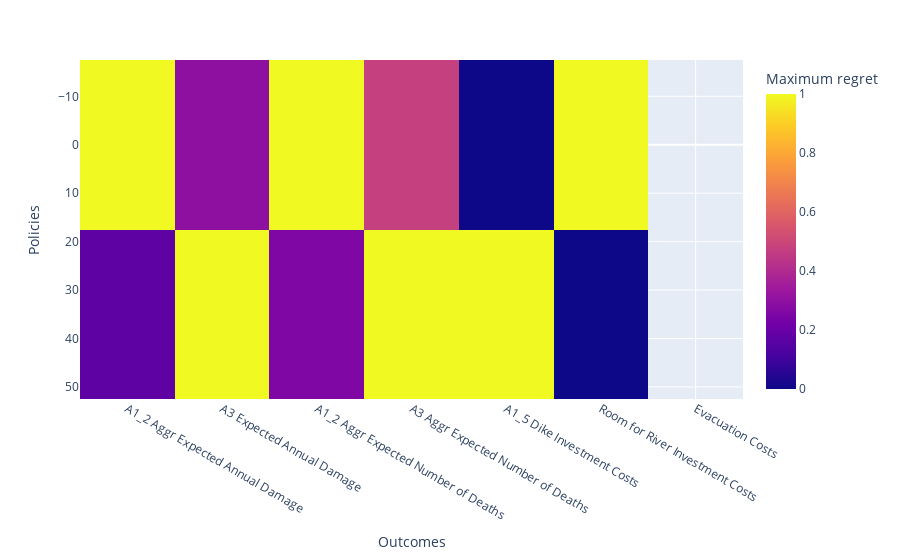

Notebook cell for this chart:
### Code cell
fig = px.imshow(max_regret/max_regret.max(), labels=dict(x="Outcomes", y = "Policies", color = "Maximum regret"))
fig.show()

### Figure 1 — Plotly figure (JSON) as saved in the notebook; plotly's stock layout.template omitted (floating-point values rounded to 4 significant figures)
{"data": [{"coloraxis": "coloraxis", "hovertemplate": "Outcomes: %{x}<br>Policies: %{y}<br>Maximum regret: %{z}<extra></extra>", "name": "0", "type": "heatmap", "x": ["A1_2 Aggr Expected Annual Damage", "A3 Expected Annual Damage", "A1_2 Aggr Expected Number of Deaths", "A3 Aggr Expected Number of Deaths", "A1_5 Dike Investment Costs", "Room for River Investment Costs", "Evacuation Costs"], "xaxis": "x", "y": [0, 35], "yaxis": "y", "z": [[1, 0.2962, 1, 0.4771, 0, 1, null], [0.171, 1, 0.2567, 1, 1, 0, null]]}], "layout": {"coloraxis": {"colorbar": {"title": {"text": "Maximum regret"}}, "colorscale": [[0, "#0d0887"], [0.1111, "#46039f"], [0.2222, "#7201a8"], [0.3333, "#9c179e"], [0.4444, "#bd3786"], [0.5556, "#d8576b"], [0.6667, "#ed7953"], [0.7778, "#fb9f3a"], [0.8889, "#fdca26"], [1, "#f0f921"]]}, "margin": {"t": 60}, "xaxis": {"anchor": "y", "constrain": "domain", "domain": [0, 1], "scaleanchor": "y", "title": {"text": "Outcomes"}}, "yaxis": {"anchor": "x", "autorange": "reversed", "constrain": "domain", "domain": [0, 1], "title": {"text": "Policies"}}}}
